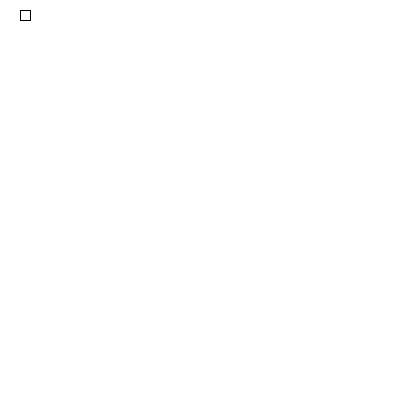
Frame 1 (no input)
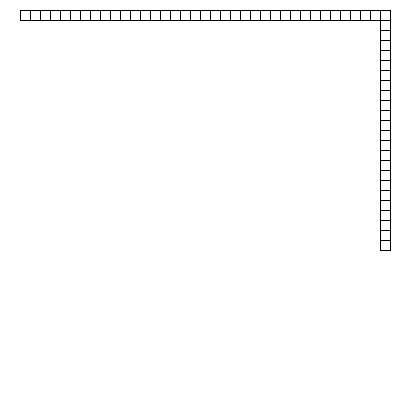
Frame 60 (the mouse pressed at the canvas centre just before this capture)
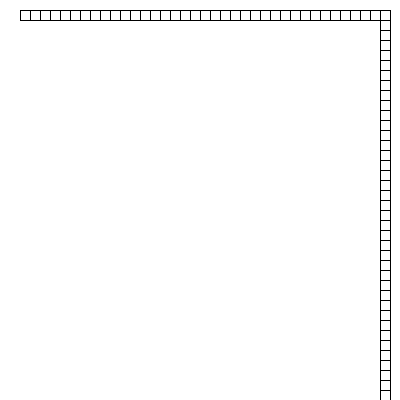
Frame 120 (the mouse held since frame 60 and released just before this capture)

The Processing sketch that drew these frames (run headless with seeded random() and noise(); from frame 60 on, the mouse is pressed at the canvas centre):

// Processing sketch: sketch_140606_3
// ── sketch_140606_3.pde
int ix = 0;
int iy = 0;
int x = 20;
int y = 20;
int len;
int mode;

void setup(){
  size(400,400);
  smooth();
  len = 20;
  mode = 0;
}

void draw(){
  background(255);
  if(mode == 0)ix++;
  if(mode == 1)iy++;
  int g,t;
  
  for(g = 0; g < ix; g++){
    rect(x+g*10,10,10,10);
    if(x+g*10 >= width-len) mode = 1;
  }
  for(t = 0; t < iy; t++){
    rect(x+g*10-10,y+t*10,10,10);
  }
  println(ix);
}
